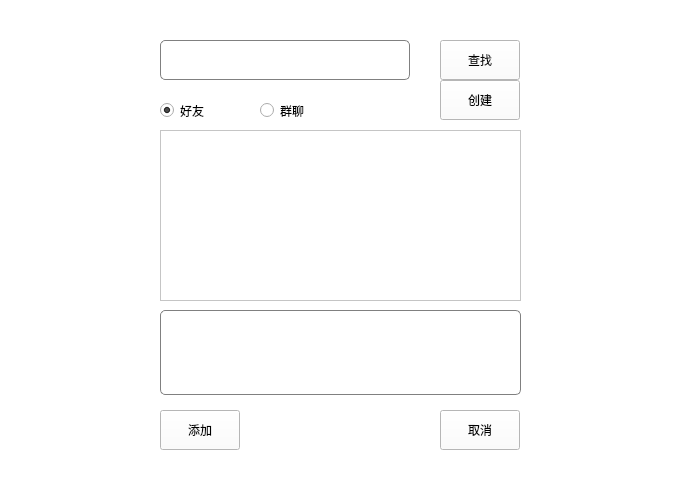
<?xml version="1.0" encoding="UTF-8"?>
<ui version="4.0">
 <class>AddFriend</class>
 <widget class="QWidget" name="AddFriend">
  <property name="geometry">
   <rect>
    <x>0</x>
    <y>0</y>
    <width>683</width>
    <height>480</height>
   </rect>
  </property>
  <property name="windowTitle">
   <string>查找</string>
  </property>
  <property name="windowIcon">
   <iconset resource="../src.qrc">
    <normaloff>:/pic/src/wechat2.png</normaloff>:/pic/src/wechat2.png</iconset>
  </property>
  <property name="layoutDirection">
   <enum>Qt::LayoutDirection::LeftToRight</enum>
  </property>
  <property name="styleSheet">
   <string notr="true">background-color: rgb(255, 255, 255);</string>
  </property>
  <widget class="QLineEdit" name="lineEdit">
   <property name="geometry">
    <rect>
     <x>160</x>
     <y>40</y>
     <width>250</width>
     <height>40</height>
    </rect>
   </property>
   <property name="styleSheet">
    <string notr="true">background-color: white;
    border: 1px solid gray;
    border-radius: 5px;
    padding: 2px 10px;
    font-size: 16px;
    color: black;</string>
   </property>
  </widget>
  <widget class="QPushButton" name="pushButton_search">
   <property name="geometry">
    <rect>
     <x>440</x>
     <y>40</y>
     <width>80</width>
     <height>40</height>
    </rect>
   </property>
   <property name="text">
    <string>查找</string>
   </property>
  </widget>
  <widget class="QPushButton" name="pushButton_add">
   <property name="geometry">
    <rect>
     <x>160</x>
     <y>410</y>
     <width>80</width>
     <height>40</height>
    </rect>
   </property>
   <property name="text">
    <string>添加</string>
   </property>
  </widget>
  <widget class="QPushButton" name="pushButton_cancel">
   <property name="geometry">
    <rect>
     <x>440</x>
     <y>410</y>
     <width>80</width>
     <height>40</height>
    </rect>
   </property>
   <property name="text">
    <string>取消</string>
   </property>
  </widget>
  <widget class="QTextEdit" name="textEdit">
   <property name="geometry">
    <rect>
     <x>160</x>
     <y>310</y>
     <width>361</width>
     <height>85</height>
    </rect>
   </property>
   <property name="accessibleDescription">
    <string>验证信息</string>
   </property>
   <property name="styleSheet">
    <string notr="true">background-color: white;
    border: 1px solid gray;
    border-radius: 5px;
    padding: 2px 10px;
    font-size: 16px;
    color: black;</string>
   </property>
  </widget>
  <widget class="QListWidget" name="listWidget">
   <property name="geometry">
    <rect>
     <x>160</x>
     <y>130</y>
     <width>361</width>
     <height>171</height>
    </rect>
   </property>
  </widget>
  <widget class="QRadioButton" name="radioButton_friend">
   <property name="geometry">
    <rect>
     <x>160</x>
     <y>100</y>
     <width>71</width>
     <height>21</height>
    </rect>
   </property>
   <property name="text">
    <string>好友</string>
   </property>
   <property name="checked">
    <bool>true</bool>
   </property>
  </widget>
  <widget class="QRadioButton" name="radioButton_group">
   <property name="geometry">
    <rect>
     <x>260</x>
     <y>100</y>
     <width>71</width>
     <height>21</height>
    </rect>
   </property>
   <property name="text">
    <string>群聊</string>
   </property>
  </widget>
  <widget class="QPushButton" name="pushButton_create">
   <property name="geometry">
    <rect>
     <x>440</x>
     <y>80</y>
     <width>80</width>
     <height>40</height>
    </rect>
   </property>
   <property name="text">
    <string>创建</string>
   </property>
  </widget>
 </widget>
 <resources>
  <include location="../src.qrc"/>
 </resources>
 <connections/>
</ui>
